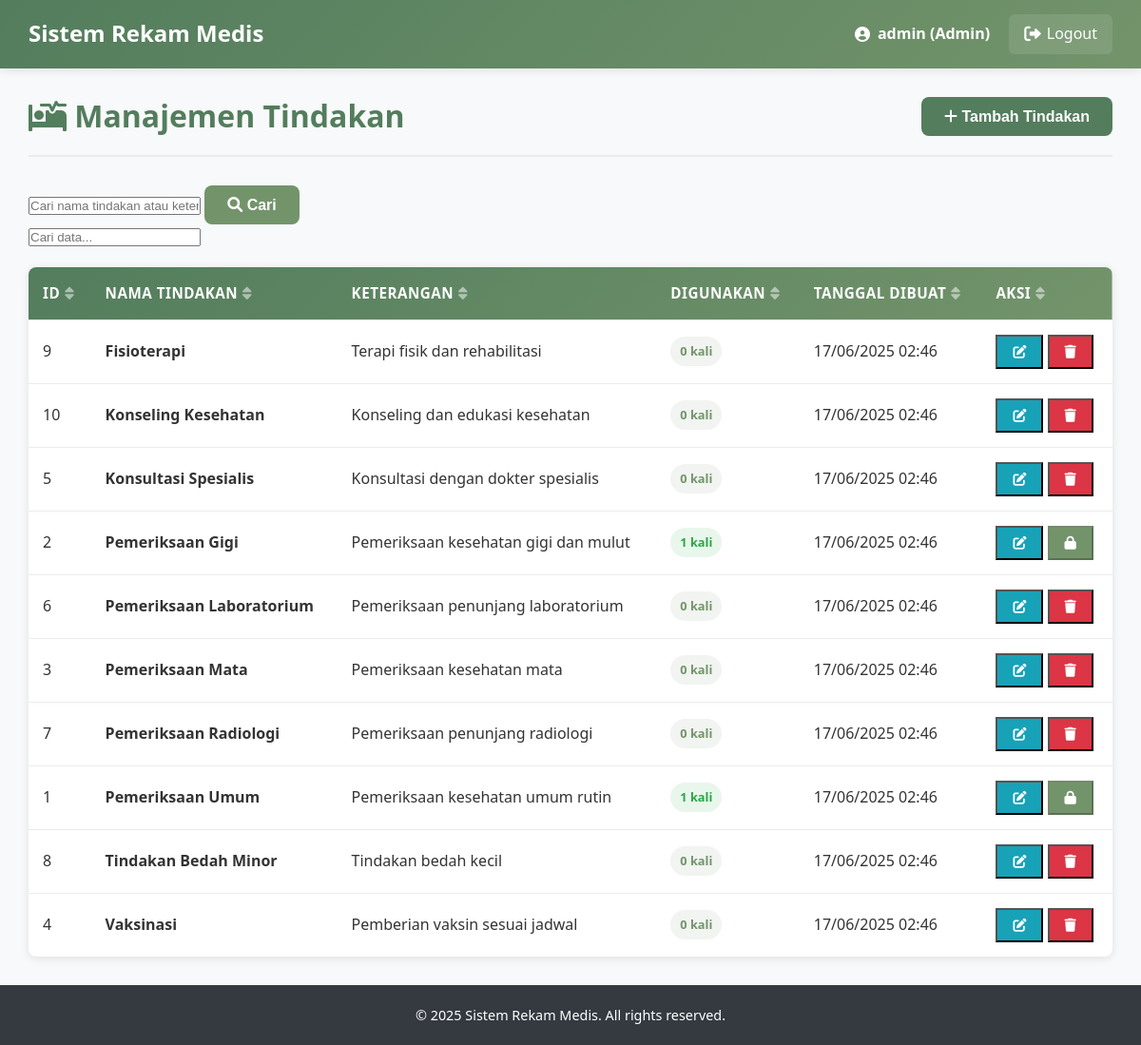
Screenshot of /Trys_Proj/admin/treatments.php (signed in) with the database file from the repository.
### tables this page shows
CREATE TABLE `tindakan` (
  `id_tindakan` int(11) NOT NULL,
  `nm_tindakan` varchar(100) NOT NULL,
  `ket` text DEFAULT NULL,
  `created_at` timestamp NOT NULL DEFAULT current_timestamp(),
  `updated_at` timestamp NOT NULL DEFAULT current_timestamp() ON UPDATE current_timestamp()
);

### Trys_Proj/admin/treatments.php (the view, shortened to what this page needs)
<?php
include '../config/database.php';
$page_title = "Manajemen Tindakan";
$search = $_GET['search'] ?? '';
$per_page = 10;
$page = $_GET['page'] ?? 1;
$offset = ($page - 1) * $per_page;
$where_clause = "";
$params = [];
$types = "";
$sql = "SELECT t.*,
        (SELECT COUNT(*) FROM rekam_medis WHERE id_tindakan = t.id_tindakan) as usage_count
        FROM tindakan t
        $where_clause
        ORDER BY t.nm_tindakan
        LIMIT $per_page OFFSET $offset";
if (!empty($params)) {
    $stmt = $conn->prepare($sql);
    $stmt->bind_param($types, ...$params);
    $stmt->execute();
    $treatments = $stmt->get_result();
} else {
    $treatments = $conn->query($sql);
}
?>
<!DOCTYPE html>
<html lang="en">
<head>
    <link rel="stylesheet" href="../css/style.css">
    <link rel="stylesheet" href="https://cdnjs.cloudflare.com/ajax/libs/font-awesome/6.0.0-beta3/css/all.min.css">
</head>
<body>
    <?php include '../includes/header.php'; ?>
    <div class="container">
        <div class="content">
            <div class="content-header">
                <h2><i class="fas fa-procedures"></i> <?php echo $page_title; ?></h2>
                <div class="header-actions">
                    <button class="btn btn-primary" onclick="openModal('addModal')">
                        <i class="fas fa-plus"></i> Tambah Tindakan
                    </button>
                </div>
            </div>
            <div class="filter-section">
                <form method="GET" class="search-form">
                    <div class="search-group">
                        <input type="text" name="search" placeholder="Cari nama tindakan atau keterangan..."
                               value="<?php echo htmlspecialchars($search); ?>">
                        <button type="submit" class="btn btn-secondary">
                            <i class="fas fa-search"></i> Cari
                        </button>
                    </div>
                </form>
            </div>
            <div class="table-container">
                <table class="data-table">
                    <thead>
                        <tr>
                            <th>ID</th>
                            <th>Nama Tindakan</th>
                            <th>Keterangan</th>
                            <th>Digunakan</th>
                            <th>Tanggal Dibuat</th>
                            <th>Aksi</th>
                        </tr>
                    </thead>
                    <tbody>
                        <?php if ($treatments->num_rows > 0): ?>
                        <?php while ($treatment = $treatments->fetch_assoc()): ?>
                        <tr>
                            <td><?php echo $treatment['id_tindakan']; ?></td>
                            <td>
                                <strong><?php echo htmlspecialchars($treatment['nm_tindakan']); ?></strong>
                            </td>
                            <td>
                                <?php echo htmlspecialchars(substr($treatment['ket'], 0, 100)); ?>
                            </td>
                            <td>
                                <span class="badge <?php echo $treatment['usage_count'] > 0 ? 'badge-success' : 'badge-secondary'; ?>">
                                    <?php echo $treatment['usage_count']; ?> kali
                                </span>
                            </td>
                            <td><?php echo date('d/m/Y H:i', strtotime($treatment['created_at'])); ?></td>
                            <td>
                                <div class="action-buttons">
                                    <button class="btn-sm btn-info" onclick="editTreatment(<?php echo htmlspecialchars(json_encode($treatment)); ?>)">
                                        <i class="fas fa-edit"></i>
                                    </button>
                                    <?php if ($treatment['usage_count'] == 0): ?>
                                    <button class="btn-sm btn-danger" onclick="deleteTreatment(<?php echo $treatment['id_tindakan']; ?>, '<?php echo htmlspecialchars($treatment['nm_tindakan']); ?>')">
                                        <i class="fas fa-trash"></i>
                                    </button>
                                    <?php else: ?>
                                    <button class="btn-sm btn-secondary" disabled title="Tidak dapat dihapus karena sedang digunakan">
                                        <i class="fas fa-lock"></i>
                                    </button>
                                    <?php endif; ?>
                                </div>
                            </td>
                        </tr>
                        <?php endwhile; ?>
                        <?php else: ?>
                        <tr>
                            <td colspan="6" class="text-center">Tidak ada data tindakan.</td>
                        </tr>
                        <?php endif; ?>
                    </tbody>
                </table>
            </div>
        </div>
    </div>
    <?php include '../includes/footer.php'; ?>
</body>
</html>

### Trys_Proj/css/style.css (style rules this page uses)
* { margin: 0; padding: 0; box-sizing: border-box; }
body { font-family: "Segoe UI", Tahoma, Geneva, Verdana, sans-serif; line-height: 1.6; color: #333; background-color: #f8f9fa; }
:root { --primary-color: #537d5d; --primary-dark: #3e5e45; --primary-light: #6a9975; --secondary-color: #73946b; --secondary-dark: #5a7553; --secondary-light: #8bac83; --accent-color: #9ebc8a; --accent-dark: #85a371; --accent-light: #b7d5a3; --light-color: #d2d0a0; --light-dark: #b9b787; --light-light: #ebe9b9; --white: #ffffff; --off-white: #f9f9f9; --gray-light: #f8f9fa; --gray-medium: #6c757d; --gray-dark: #343a40; --success: #28a745; --success-dark: #1e7e34; --danger: #dc3545; --danger-dark: #bd2130; --warning: #ffc107; --warning-dark: #d39e00; --info: #17a2b8; --info-dark: #117a8b; }
h1, h2, h3, h4, h5, h6 { font-weight: 700; line-height: 1.2; margin-bottom: 0.5em; color: var(--gray-dark); }
h2 { font-size: 2rem; }
.btn { display: inline-block; padding: 12px 24px; border: none; border-radius: 8px; font-size: 1rem; font-weight: 600; text-decoration: none; text-align: center; cursor: pointer; transition: all 0.3s ease; line-height: 1; position: relative; overflow: hidden; }
.btn::after { content: ""; position: absolute; top: 50%; left: 50%; width: 5px; height: 5px; background: rgba(255, 255, 255, 0.5); opacity: 0; border-radius: 100%; transform: scale(1, 1) translate(-50%); transform-origin: 50% 50%; }
.btn-primary { background-color: var(--primary-color); color: var(--white); }
.btn-secondary { background-color: var(--secondary-color); color: var(--white); }
.btn-info { background-color: var(--info); color: var(--white); }
.btn-danger { background-color: var(--danger); color: var(--white); }
.btn-sm { padding: 8px 16px; font-size: 0.875rem; }
.container { display: flex; min-height: calc(100vh - 70px); }
.content { flex: 1; padding: 30px; background-color: var(--gray-light); min-height: calc(100vh - 70px); }
.content-header { display: flex; justify-content: space-between; align-items: center; margin-bottom: 30px; padding-bottom: 20px; border-bottom: 2px solid #e9ecef; }
.content-header h2 { color: var(--primary-color); font-size: 2rem; font-weight: 700; margin: 0; }
.data-table { width: 100%; border-collapse: collapse; background: var(--white); border-radius: 8px; overflow: hidden; box-shadow: 0 2px 10px rgba(0, 0, 0, 0.1); }
.data-table thead { background: linear-gradient(135deg, var(--primary-color), var(--secondary-color)); color: var(--white); }
.data-table th, .data-table td { padding: 15px; text-align: left; border-bottom: 1px solid #e9ecef; }
.data-table th { font-weight: 600; font-size: 0.95rem; text-transform: uppercase; letter-spacing: 0.5px; }
.data-table tbody tr { transition: background-color 0.3s ease; }
.data-table tbody tr:last-child td { border-bottom: none; }
.badge { display: inline-block; padding: 5px 10px; border-radius: 20px; font-size: 0.8rem; font-weight: 600; text-align: center; }
.badge-secondary { background-color: rgba(115, 148, 107, 0.1); color: var(--secondary-color); }
.badge-success { background-color: rgba(40, 167, 69, 0.1); color: var(--success); }

### rows the page displays
tindakan: id_tindakan "9", nm_tindakan "Fisioterapi", ket "Terapi fisik dan rehabilitasi", usage_count "0", created_at "17/06/2025 02:46"
tindakan: id_tindakan "10", nm_tindakan "Konseling Kesehatan", ket "Konseling dan edukasi kesehatan", usage_count "0", created_at "17/06/2025 02:46"
tindakan: id_tindakan "5", nm_tindakan "Konsultasi Spesialis", ket "Konsultasi dengan dokter spesialis", usage_count "0", created_at "17/06/2025 02:46"
tindakan: id_tindakan "2", nm_tindakan "Pemeriksaan Gigi", ket "Pemeriksaan kesehatan gigi dan mulut", usage_count "1", created_at "17/06/2025 02:46"
tindakan: id_tindakan "6", nm_tindakan "Pemeriksaan Laboratorium", ket "Pemeriksaan penunjang laboratorium", usage_count "0", created_at "17/06/2025 02:46"
tindakan: id_tindakan "3", nm_tindakan "Pemeriksaan Mata", ket "Pemeriksaan kesehatan mata", usage_count "0", created_at "17/06/2025 02:46"
tindakan: id_tindakan "7", nm_tindakan "Pemeriksaan Radiologi", ket "Pemeriksaan penunjang radiologi", usage_count "0", created_at "17/06/2025 02:46"
tindakan: id_tindakan "1", nm_tindakan "Pemeriksaan Umum", ket "Pemeriksaan kesehatan umum rutin", usage_count "1", created_at "17/06/2025 02:46"
tindakan: id_tindakan "8", nm_tindakan "Tindakan Bedah Minor", ket "Tindakan bedah kecil", usage_count "0", created_at "17/06/2025 02:46"
tindakan: id_tindakan "4", nm_tindakan "Vaksinasi", ket "Pemberian vaksin sesuai jadwal", usage_count "0", created_at "17/06/2025 02:46"

### other values shown
$_SESSION['username'] "admin"
$_SESSION['role'] "Admin"
$page_title "Manajemen Tindakan"
